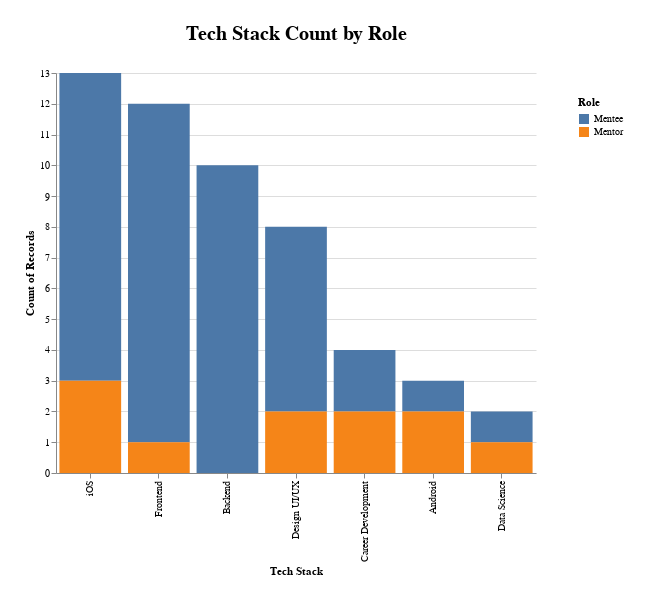

Here is the notebook cell this chart was saved with:
### Code cell
chart = stacked_bar_chart(df, "tech_stack", "role")
chart

### Figure 1 — Vega-Lite specification as saved in the notebook (floating-point values rounded to 4 significant figures)
{"config": {"view": {"continuousWidth": 400, "continuousHeight": 300, "stroke": "#FFF"}, "legend": {"padding": 24}, "title": {"fontSize": 20, "offset": 24}}, "data": {"name": "data-31e97a1d4edc919d478e0cd56a0f7459"}, "mark": "bar", "encoding": {"color": {"field": "role", "title": "Role", "type": "nominal"}, "tooltip": [{"field": "role", "type": "nominal"}, {"field": "tech_stack", "type": "nominal"}, {"aggregate": "count", "field": "tech_stack", "type": "nominal"}], "x": {"field": "tech_stack", "sort": "-y", "title": "Tech Stack", "type": "nominal"}, "y": {"aggregate": "count", "field": "tech_stack", "type": "nominal"}}, "height": 400, "padding": 24, "title": "Tech Stack Count by Role", "width": 480, "$schema": "https://vega.github.io/schema/vega-lite/v4.17.0.json", "datasets": {"data-31e97a1d4edc919d478e0cd56a0f7459": [{"tech_stack": "Frontend", "role": "Mentee"}, {"tech_stack": "iOS", "role": "Mentee"}, {"tech_stack": "Frontend", "role": "Mentee"}, {"tech_stack": "iOS", "role": "Mentee"}, {"tech_stack": "Frontend", "role": "Mentee"}, {"tech_stack": "Frontend", "role": "Mentee"}, {"tech_stack": "iOS", "role": "Mentee"}, {"tech_stack": "Career Development", "role": "Mentee"}, {"tech_stack": "Backend", "role": "Mentee"}, {"tech_stack": "Design UI/UX", "role": "Mentee"}, {"tech_stack": "Design UI/UX", "role": "Mentee"}, {"tech_stack": "Frontend", "role": "Mentee"}, {"tech_stack": "iOS", "role": "Mentee"}, {"tech_stack": "Frontend", "role": "Mentee"}, {"tech_stack": "Frontend", "role": "Mentee"}, {"tech_stack": "iOS", "role": "Mentee"}, {"tech_stack": "Backend", "role": "Mentee"}, {"tech_stack": "Design UI/UX", "role": "Mentee"}, {"tech_stack": "Backend", "role": "Mentee"}, {"tech_stack": "iOS", "role": "Mentee"}, {"tech_stack": "Backend", "role": "Mentee"}, {"tech_stack": "iOS", "role": "Mentee"}, {"tech_stack": "Backend", "role": "Mentee"}, {"tech_stack": "Backend", "role": "Mentee"}, {"tech_stack": "Backend", "role": "Mentee"}, {"tech_stack": "Design UI/UX", "role": "Mentee"}, {"tech_stack": "Android", "role": "Mentee"}, {"tech_stack": "Design UI/UX", "role": "Mentee"}, {"tech_stack": "Career Development", "role": "Mentee"}, {"tech_stack": "iOS", "role": "Mentee"}, {"tech_stack": "Frontend", "role": "Mentee"}, {"tech_stack": "Backend", "role": "Mentee"}, {"tech_stack": "Backend", "role": "Mentee"}, {"tech_stack": "Frontend", "role": "Mentee"}, {"tech_stack": "iOS", "role": "Mentee"}, {"tech_stack": "Frontend", "role": "Mentee"}, {"tech_stack": "Frontend", "role": "Mentee"}, {"tech_stack": "iOS", "role": "Mentee"}, {"tech_stack": "Data Science", "role": "Mentee"}, {"tech_stack": "Backend", "role": "Mentee"}, {"tech_stack": "Design UI/UX", "role": "Mentee"}, {"tech_stack": "Android", "role": "Mentor"}, {"tech_stack": "Data Science", "role": "Mentor"}, {"tech_stack": "iOS", "role": "Mentor"}, {"tech_stack": "Design UI/UX", "role": "Mentor"}, {"tech_stack": "Career Development", "role": "Mentor"}, {"tech_stack": "Design UI/UX", "role": "Mentor"}, {"tech_stack": "Android", "role": "Mentor"}, {"tech_stack": "iOS", "role": "Mentor"}, {"tech_stack": "iOS", "role": "Mentor"}, {"tech_stack": "Career Development", "role": "Mentor"}, {"tech_stack": "Frontend", "role": "Mentor"}]}}
